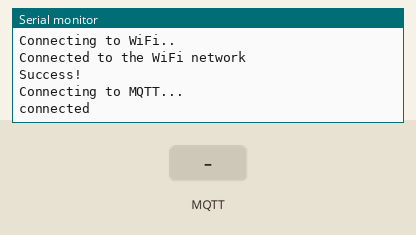
Simulated run of this sketch. Board: ESP8266 (NodeMCU). On the bench: the last lines printed to the serial monitor. The inputs (shaded band) are chosen by the test bench. WiFi joins after 1.5 s; servers stay silent unless stated; no MQTT or app messages arrive unless stated.

Above: at 3.2 s.
3.3 s: MQTT message "1" arrives on the first subscribed topic
At 3.9 s:
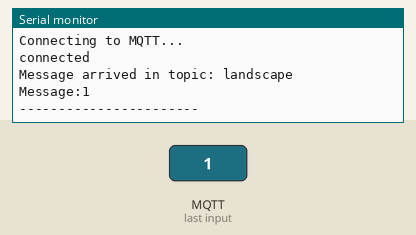
4.8 s: MQTT message "on" arrives on the first subscribed topic
At 6.0 s:
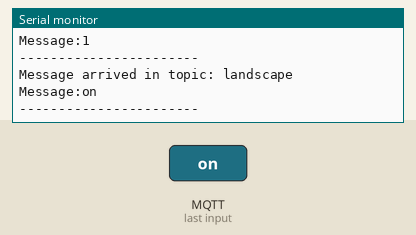
6.3 s: MQTT message "off" arrives on the first subscribed topic
At 7.4 s:
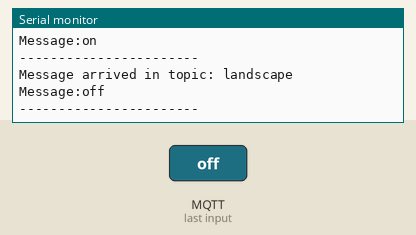

Measured:
- after the input at 3.3 s, the serial monitor: prints a new line at once (image 1)
- after the input at 4.8 s, the serial monitor: prints a new line at once (image 2)
- after the input at 6.3 s, the serial monitor: prints a new line at once (image 3)

The sketch:

MQTTConnector.ino
```cpp
#include "MQTTConnector.h"

char* ssid = "CPHBUS-STUDENT";
char* ssPassword = "";
char* mqttUser = "Device";
char* mqttPassword = "device";
char* mqttTopic = "landscape";

MQTTConnector mqttConnector(ssid, ssPassword, mqttUser, mqttPassword, mqttTopic);

void setup() {
   mqttConnector.setup();
}

void loop() {
  mqttConnector.run();
}
```

MQTTConnector.cpp
```cpp
#include "Arduino.h"
#include "MQTTConnector.h"

#include "ESP8266WiFi.h"
#include "PubSubClient.h"


MQTTConnector::MQTTConnector(char* ssid, char* ssPassword, char* mqttUser, char* mqttPassword, char* mqttTopic): _client(_espClient) {
    _ssid = ssid;
    _ssPassword = ssPassword;
    _mqttUser = mqttUser;
    _mqttPassword = mqttPassword;
    _mqttTopic = mqttTopic;

    _mqttServer = "m24.cloudmqtt.com";
    _mqttPort = 12327;

}

void MQTTConnector::setup() {
    Serial.begin(115200);

    WiFi.begin(_ssid, _ssPassword);

    while (WiFi.status() != WL_CONNECTED) {
        delay(2000);
        Serial.println("Connecting to WiFi..");
    }
    Serial.println("Connected to the WiFi network");

    _client.setServer(_mqttServer, _mqttPort);
    _client.setCallback(_callback);


    Serial.println("Success!");

    while (!_client.connected()) {
        Serial.println("Connecting to MQTT...");

        if (_client.connect("ESP8266Client", _mqttUser, _mqttPassword)) {
            Serial.println("connected");
        } else {
            Serial.print("failed with state ");
            Serial.print(_client.state());
            //delay(2000);
        }

        //delay(2000);
    }

    _client.publish(_mqttTopic, "Hi from Landscape");
    _client.subscribe(_mqttTopic);
}

void MQTTConnector::run() {
    _client.loop();
}

void MQTTConnector::_callback(char *topic, byte *payload, unsigned int length) {
    Serial.print("Message arrived in topic: ");
    Serial.println(topic);

    Serial.print("Message:");
    for (int i = 0; i < length; i++)
    {
        Serial.print((char)payload[i]);
    }

    Serial.println();
    Serial.println("-----------------------");
}
```

MQTTConnector.h
```cpp
#ifndef MQTTConnector_h
#define MQTTConnector_h

#include "ESP8266WiFi.h"
#include "PubSubClient.h"

class MQTTConnector{
public:
    MQTTConnector(char* ssid, char* ssPassword, char* mqttUser, char* mqttPassword, char* mqttTopic);
    void run();
    void setup();

private:
    char* _ssid;
    char* _ssPassword;
    char* _mqttUser;
    char* _mqttPassword;
    char* _mqttTopic;
    char* _mqttServer;
    int _mqttPort;

    WiFiClient _espClient;
    PubSubClient _client;

    static void _callback(char *topic, byte *payload, unsigned int length);
};

#endif
```
